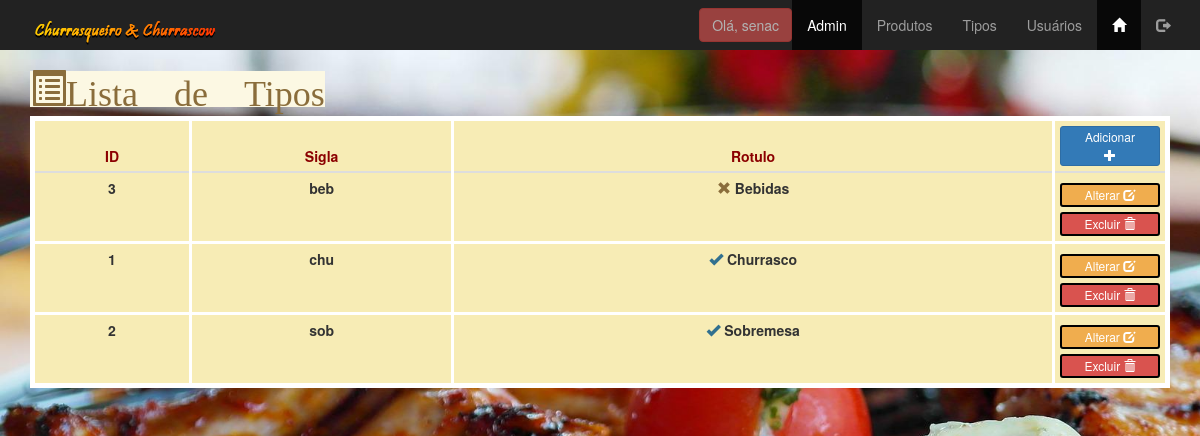
/admin/tipos_lista.php (signed in), run on the app's committed database.
### tables this page shows
create table tbtipos(
id_tipo int(11) not null,
sigla_tipo varchar(3) not null,
rotulo_tipo varchar(15) not null,
quantidade_tipo decimal(10,2) not null
);

### admin/tipos_lista.php (the view, shortened to what this page needs)
<?php
include('../conexoes/conexao.php');
$consulta = "select * from tbtipos order by sigla_tipo asc";
$lista = $conexao->query($consulta);
$linha = $lista->fetch_assoc();
?>
<!DOCTYPE html>
<html lang="pt_br">
<head>
    <link href="../css/bootstrap.min.css" rel="stylesheet" type="text/css">
    <link href="../css/meu_estilo.css" rel="stylesheet" type="text/css">
</head>
<body class="fundofixo">
    <?php include('menu_adm.php'); ?>
    <main class="container">
        <h1 class="breadcrump alert-warning glyphicon glyphicon-list-alt">Lista de Tipos</h1>
        <table class="table table-condensed table-hover tbopacidade" style="background-color: #f7ecb5;">
            <thead>
                <th>ID</th>
                <th>Sigla</th>
                <th>Rotulo</th>
                <th class="largButton">
                    <a href="tipos_insere.php" class="btn largButton btn-primary btn-xs">
                        <span class="hidden-xs">Adicionar<br></span>
                        <span class="glyphicon glyphicon-plus" aria-hidden="true"></span>
                    </a>
                </th>
            </thead>
            <tboby>
                <?php do { ?>
                    <tr>
                        <td><?php echo $linha['id_tipo']; ?></td>
                        <td>
                            <span class="hidden-xs"><?php echo $linha['sigla_tipo'];?></span>
                        </td>
                        <td>
                            <?php
                            if ($linha['quantidade_tipo'] == 0) {
                                echo ("<span class='glyphicon glyphicon-remove text-warning aria-hidden='true'></span>");
                            } else{
                                echo ("<span class='glyphicon glyphicon-ok text-info aria-hidden='true'></span>");
                            }
                            ?>
                            <?php echo $linha['rotulo_tipo']; ?>
                        </td>
                        <td>
                            <a href="usuario_atualiza.php?id_tipo=<?php echo $linha['id_tipo']; ?>" class="btn btn-warning largButton btn-xs">
                                <span class="hidden-xs">Alterar</span>
                                <span class="glyphicon glyphicon-edit" aria-hidden="true"></span>
                            </a>
                            <button class="btn btn-danger largButton btn-xs delete"
                            role="button"
                            data-nome="<?php echo $linha['rotulo_tipo'];?>"
                            data-id="<?php echo $linha['id_tipo'];?>">
                            <span class="hidden-xs">Excluir</span>
                            <span class="glyphicon glyphicon-trash" aria-hidden="true"></span>
                            </button>
                        </td>
                    </tr>
                <?php } while ($linha = $lista->fetch_assoc()); ?>
            </tboby>
        </table>
    </main>
</body>
</html>

### css/meu_estilo.css (style rules this page uses)
.fundofixo { background: url(../images/churrasco.jpg) no-repeat fixed; -webkit-background-size: cover ; background-size: cover; }
.table { border: 5px solid #fff; }
.table th { border: 3px solid #fff; text-align: center; color: darkred; }
.table td { border: 3px solid #fff; align-items: center; text-align: center; font-weight:bold; }
.table td .largButton { border: 2px solid #000; margin-top: 5px; }
.largButton { width: 100px; }

### data on the page
tbtipos: id_tipo "3", sigla_tipo "beb", quantidade_tipo 0 (drawn), rotulo_tipo "Bebidas"
tbtipos: id_tipo "1", sigla_tipo "chu", rotulo_tipo "Churrasco"
tbtipos: id_tipo "2", sigla_tipo "sob", rotulo_tipo "Sobremesa"

### other printed values
$_SESSION['login_usuario'] "senac"
